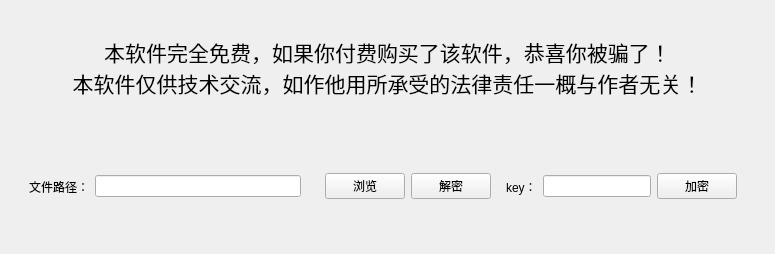
<?xml version="1.0" encoding="UTF-8"?>
<ui version="4.0">
 <class>FormMain</class>
 <widget class="QWidget" name="FormMain">
  <property name="geometry">
   <rect>
    <x>0</x>
    <y>0</y>
    <width>775</width>
    <height>254</height>
   </rect>
  </property>
  <property name="windowTitle">
   <string>Plist文件 加密/解密 工具v1.0 ~by 凌鹿</string>
  </property>
  <layout class="QGridLayout" name="gridLayout">
   <item row="1" column="0">
    <widget class="QWidget" name="widget" native="true">
     <layout class="QHBoxLayout" name="horizontalLayout_3">
      <item>
       <widget class="QWidget" name="widget_2" native="true">
        <layout class="QHBoxLayout" name="horizontalLayout">
         <item>
          <widget class="QLabel" name="label">
           <property name="text">
            <string>文件路径：</string>
           </property>
          </widget>
         </item>
         <item>
          <widget class="QLineEdit" name="lineEditFilePath">
           <property name="readOnly">
            <bool>true</bool>
           </property>
          </widget>
         </item>
        </layout>
       </widget>
      </item>
      <item>
       <widget class="QWidget" name="widget_3" native="true">
        <layout class="QHBoxLayout" name="horizontalLayout_2">
         <item>
          <widget class="QPushButton" name="pushButtonBrower">
           <property name="text">
            <string>浏览</string>
           </property>
          </widget>
         </item>
         <item>
          <widget class="QPushButton" name="pushButtonDecrypt">
           <property name="text">
            <string>解密</string>
           </property>
          </widget>
         </item>
         <item>
          <widget class="QWidget" name="widget_4" native="true">
           <layout class="QHBoxLayout" name="horizontalLayout_4">
            <item>
             <widget class="QLabel" name="label_2">
              <property name="text">
               <string>key：</string>
              </property>
             </widget>
            </item>
            <item>
             <widget class="QLineEdit" name="lineEditKey"/>
            </item>
            <item>
             <widget class="QPushButton" name="pushButtonEncrypt">
              <property name="text">
               <string>加密</string>
              </property>
             </widget>
            </item>
           </layout>
          </widget>
         </item>
        </layout>
       </widget>
      </item>
     </layout>
    </widget>
   </item>
   <item row="0" column="0">
    <widget class="QLabel" name="label_3">
     <property name="font">
      <font>
       <pointsize>16</pointsize>
      </font>
     </property>
     <property name="text">
      <string>本软件完全免费，如果你付费购买了该软件，恭喜你被骗了！
本软件仅供技术交流，如作他用所承受的法律责任一概与作者无关！</string>
     </property>
     <property name="alignment">
      <set>Qt::AlignCenter</set>
     </property>
    </widget>
   </item>
  </layout>
 </widget>
 <resources/>
 <connections/>
</ui>
